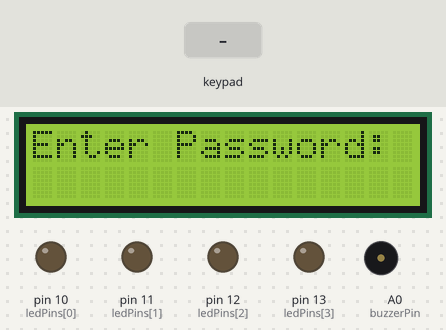
Recording of a sketch running on a simulated Arduino Uno, built with avr-gcc and run on an emulated ATmega328P. Parts: 16×2 character LCD, output pins drawn as LEDs (lit = HIGH), buzzer (waves = sounding). Inputs (shaded band) come from the test bench. What the sketch prints to the serial monitor is not drawn.

Above: at 1.2 s.
1.3 s: key '#' pressed
At 2.9 s:
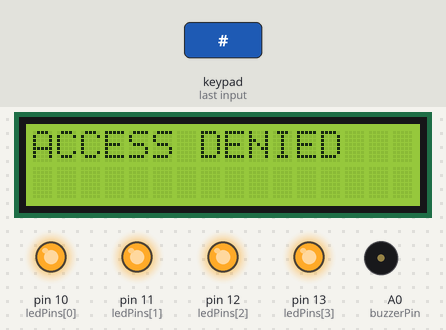
3.5 s: keypad keys 1 2 3 4 # pressed 0.4 s apart
At 7.5 s:
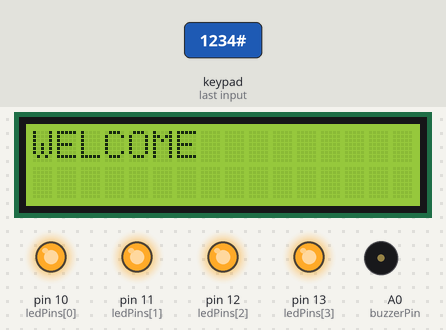
7.8 s: key 'A' pressed
At 9.7 s:
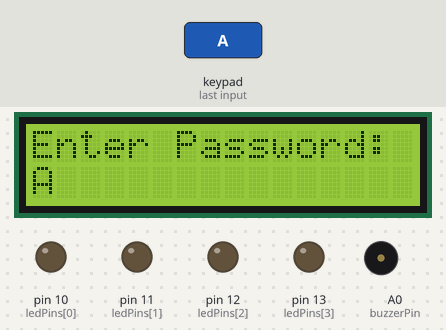
10.4 s: keypad keys 1 2 3 4 A pressed 0.4 s apart
At 13.3 s:
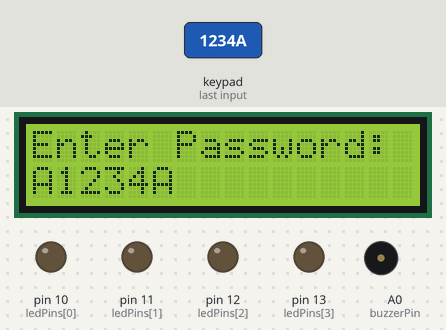
13.9 s: key 'B' pressed
At 14.8 s:
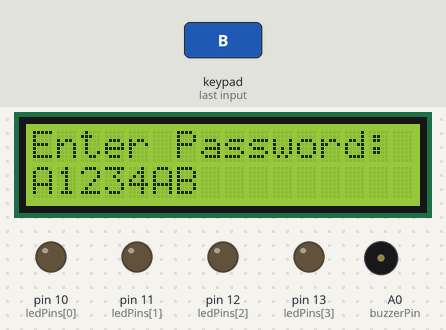
15.5 s: keypad keys 1 2 3 4 D pressed 0.4 s apart
At 18.5 s:
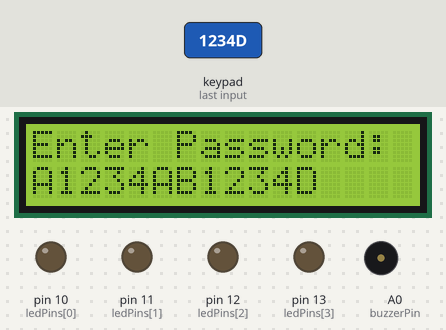
Timing chart, 0 to 20.0 s (numbered marks = the images above; inputs shaded):
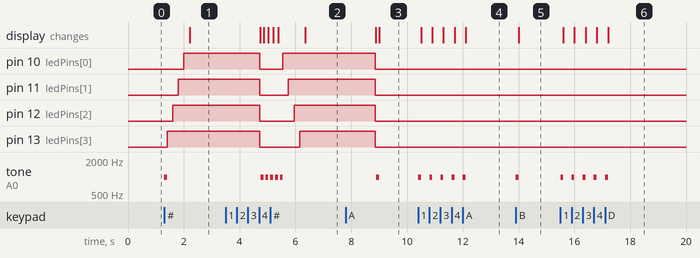

The sketch:

LAB8PROB4.ino
```cpp
#include <Keypad.h>
#include <Wire.h>
#include <LiquidCrystal_I2C.h>

const int ROW_NUM = 4; // Four rows
const int COLUMN_NUM = 4; // Four columns
char keys[ROW_NUM][COLUMN_NUM] = {
  {'1','2','3','A'},
  {'4','5','6','B'},
  {'7','8','9','C'},
  {'*','0','#','D'}
};
byte pin_rows[ROW_NUM] = {9, 8, 7, 6};
byte pin_column[COLUMN_NUM] = {5, 4, 3, 2};
const int buzzerPin = A0;
int ledPins[4] = {10, 11, 12, 13}; //for for loop operations

//password
const char password[] = "1234";

//keypad
Keypad keypad = Keypad(makeKeymap(keys), pin_rows, pin_column, ROW_NUM, COLUMN_NUM);

char enteredPassword[5];
int passwordIndex = 0;
bool passwordCorrect = false;
int remainingTrials = 3;

LiquidCrystal_I2C lcd(32, 16, 2);

void setup() {
  lcd.init();
  lcd.backlight();
  clearPW();
  for(int i = 0; i < 4; i++){ //stored led pins into an array for for loop operation
    pinMode(ledPins[i], OUTPUT);
  }
  pinMode(buzzerPin, OUTPUT);
  pinMode(A1, INPUT_PULLUP);
  Serial.begin(9600);
}

void loop() {
  char key = keypad.getKey();
  if(remainingTrials <= 0){
    auth("KEYPAD LOCK", 10);
  }
  while(remainingTrials <= 0){  //ADDED: handler for 0 tries. blinking LEDS and disabled keypad.
    for(int i = 0; i < 4; i++){
      digitalWrite(ledPins[i], HIGH);
    }
    delay(200);
    offAll();
    delay(200);
  }

  if (key) {
    playButtonSound();

    if (key == '#')
    {
      Serial.print("Entered: ");
      Serial.println(enteredPassword);
      //password checking
      enteredPassword[passwordIndex] = '\0';
      Serial.println(enteredPassword);
      if (strcmp(enteredPassword, password) == 0)
      {
        passwordCorrect = true;
      }

    if (passwordCorrect) { //nilipat ko yung pw checking logic sa if block ng #
    //LED left to right
    for (int i = 0; i < 4; i++)
    {
      digitalWrite(ledPins[i], HIGH);
      delay(200);
    }

    //reset pw and trials
    passwordCorrect = false;
    remainingTrials = 3;
    auth("WELCOME", 2500);
  }else if (!passwordCorrect && remainingTrials >= 0) {//CHANGED: changed into else if since remainingTrials-- was done even if the pw was correct.
    remainingTrials--;
    if (remainingTrials == 1) {
      //disable keypad
      keypad.setDebounceTime(0);
    }

    //LED right to left
    for (int i = 3; i >= 0; i--) {
     // Serial.println(i);
      digitalWrite(ledPins[i], HIGH);
      delay(200);
    }


    memset(enteredPassword, 0, sizeof(enteredPassword));
    passwordIndex = 0;

    //remaining trials left
    auth("ACCESS DENIED", 2500);

  }
    offAll(); //LED TURNS OFF after password attempt whether it is correct or not.
    Serial.println(remainingTrials);  //diagnostic purposes. can be deleted if desired.
    Serial.println(passwordCorrect);


      //reset buffer
      memset(enteredPassword, 0, sizeof(enteredPassword));
      passwordIndex = 0;
      clearPW();
    } else if (key == '*') {
      //clear password
      memset(enteredPassword, 0, sizeof(enteredPassword));
      passwordIndex = 0;
      clearPW();
    } else {
      lcd.print(key);
      enteredPassword[passwordIndex] = key;
      passwordIndex++;

      if (passwordIndex >= sizeof(enteredPassword) - 1) {
        passwordIndex = sizeof(enteredPassword) - 1;
      }
    }
  }
}

void clearPW(){
  lcd.clear();
  lcd.setCursor(0, 0);
  lcd.print("Enter Password:");
  lcd.setCursor(0, 1);
}

void auth(String mess, int del){
  lcd.clear();
  lcd.setCursor(0, 0);
  lcd.print(mess);
  delay(del);
}

void playButtonSound() {
  tone(buzzerPin, 1000, 200);
    delay(100);
    noTone(buzzerPin);
}

void offAll(){  //ADDED: a function which turns off LEDS
  for(int i = 0; i < 4; i++){
    digitalWrite(ledPins[i], LOW);
  }
}
```

Measured:
- after the input at 1.3 s, pin 10 (ledPins[0]): LOW → HIGH after 0.71 s; pin 11 (ledPins[1]): LOW → HIGH after 0.51 s; pin 12 (ledPins[2]): LOW → HIGH after 0.31 s; pin 13 (ledPins[3]): LOW → HIGH after 0.11 s; tone on A0 (buzzerPin): silent → 1000 Hz at once, → silent 0.10 s later; the display: changes after 0.92 s (image 1)
- after the input at 3.5 s, tone on A0 (buzzerPin): alternates 1000 Hz for 0.10 s and silent for 0.07 s, 10 changes in all, then stays silent, starting after 1.3 s; the display: first differs from a run without the input after 1.4 s (image 2 shows a later state)
- after the input at 7.8 s, tone on A0 (buzzerPin): silent → 1000 Hz after 1.1 s, → silent 0.10 s later; the display: first differs from a run without the input after 1.2 s (image 3)
- after the input at 10.4 s, tone on A0 (buzzerPin): alternates 1000 Hz for 0.10 s and silent for 0.30 s, 10 changes in all, then stays silent, starting at once; the display: first changes after 0.10 s (image 4 shows a later state)
- after the input at 13.9 s, tone on A0 (buzzerPin): silent → 1000 Hz at once, → silent 0.10 s later; the display: changes after 0.10 s (image 5)
- after the input at 15.5 s, tone on A0 (buzzerPin): alternates 1000 Hz for 0.10 s and silent for 0.30 s, 10 changes in all, then stays silent, starting at once; the display: first changes after 0.11 s (image 6 shows a later state)
